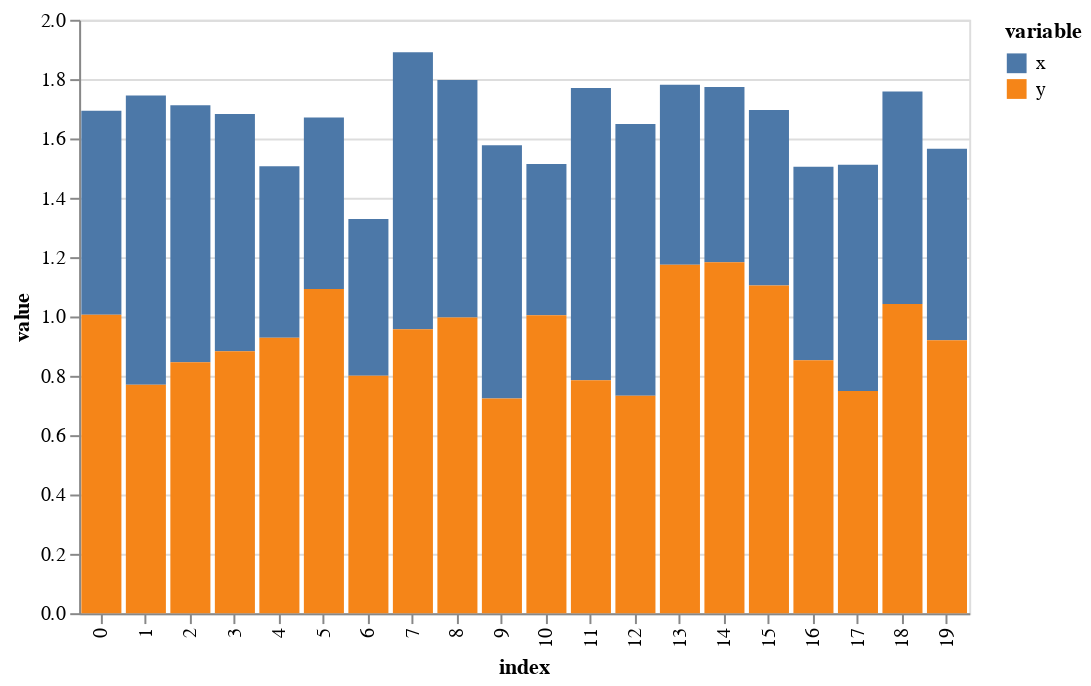

The notebook cell this image was saved under:
### Code cell
df.vgplot.bar(stacked=True)

### Figure 1 — Vega-Lite specification as saved in the notebook (floating-point values rounded to 4 significant figures)
{"$schema": "https://vega.github.io/schema/vega-lite/v2.4.3.json", "config": {"view": {"height": 300, "width": 400}}, "data": {"values": [{"index": 0, "value": 0.6873, "variable": "x"}, {"index": 1, "value": 0.9754, "variable": "x"}, {"index": 2, "value": 0.866, "variable": "x"}, {"index": 3, "value": 0.7993, "variable": "x"}, {"index": 4, "value": 0.578, "variable": "x"}, {"index": 5, "value": 0.578, "variable": "x"}, {"index": 6, "value": 0.529, "variable": "x"}, {"index": 7, "value": 0.9331, "variable": "x"}, {"index": 8, "value": 0.8006, "variable": "x"}, {"index": 9, "value": 0.854, "variable": "x"}, {"index": 10, "value": 0.5103, "variable": "x"}, {"index": 11, "value": 0.985, "variable": "x"}, {"index": 12, "value": 0.9162, "variable": "x"}, {"index": 13, "value": 0.6062, "variable": "x"}, {"index": 14, "value": 0.5909, "variable": "x"}, {"index": 15, "value": 0.5917, "variable": "x"}, {"index": 16, "value": 0.6521, "variable": "x"}, {"index": 17, "value": 0.7624, "variable": "x"}, {"index": 18, "value": 0.716, "variable": "x"}, {"index": 19, "value": 0.6456, "variable": "x"}, {"index": 0, "value": 1.006, "variable": "y"}, {"index": 1, "value": 0.7697, "variable": "y"}, {"index": 2, "value": 0.8461, "variable": "y"}, {"index": 3, "value": 0.8832, "variable": "y"}, {"index": 4, "value": 0.928, "variable": "y"}, {"index": 5, "value": 1.093, "variable": "y"}, {"index": 6, "value": 0.7998, "variable": "y"}, {"index": 7, "value": 0.9571, "variable": "y"}, {"index": 8, "value": 0.9962, "variable": "y"}, {"index": 9, "value": 0.7232, "variable": "y"}, {"index": 10, "value": 1.004, "variable": "y"}, {"index": 11, "value": 0.7853, "variable": "y"}, {"index": 12, "value": 0.7325, "variable": "y"}, {"index": 13, "value": 1.174, "variable": "y"}, {"index": 14, "value": 1.183, "variable": "y"}, {"index": 15, "value": 1.104, "variable": "y"}, {"index": 16, "value": 0.8523, "variable": "y"}, {"index": 17, "value": 0.7488, "variable": "y"}, {"index": 18, "value": 1.042, "variable": "y"}, {"index": 19, "value": 0.9201, "variable": "y"}]}, "encoding": {"color": {"field": "variable", "type": "nominal"}, "x": {"field": "index", "type": "ordinal"}, "y": {"field": "value", "stack": "zero", "type": "quantitative"}}, "height": 300, "mark": "bar", "title": "", "width": 450}
